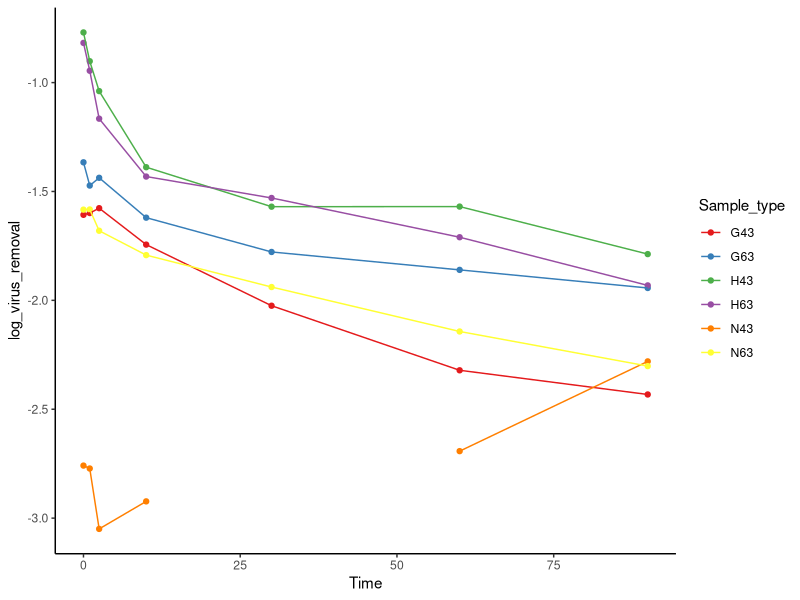
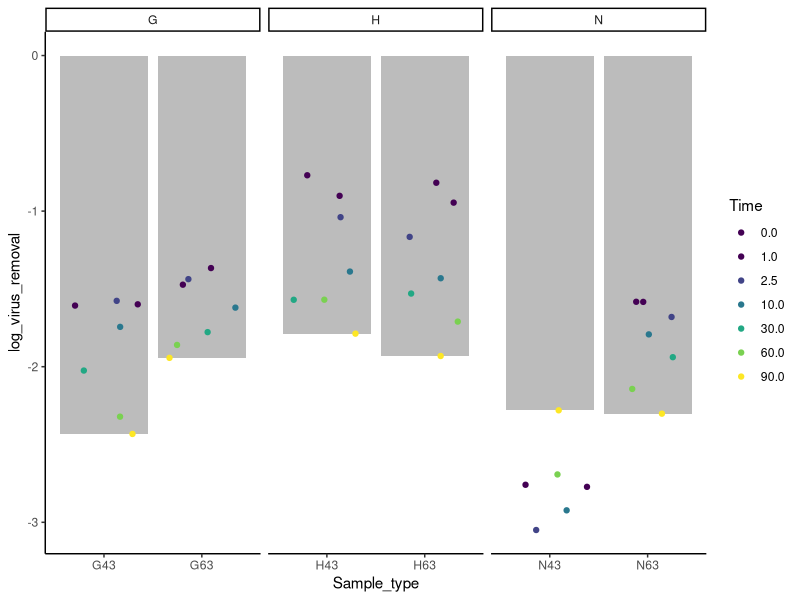

The R script that drew these images, in order:
# Teaching R plots to Naomi

# 29-6-21

# Loading libraries ----
library(tidyverse) 

# Preliminary stuff ----

# Set plot theme universally (for ggplot2) : format as classic, colours = Set1
ggplot2::theme_set(ggplot2::theme_classic()) # theme
scale_colour_discrete <- function(...) { # palette
  scale_colour_brewer(..., palette="Set1")
}


# Load data ----
raw_dat <- readxl::read_excel('data_to learn_figs.xlsx')

# data wrangling ----
long_dat <- raw_dat %>% 
  rename(Time = `Time (min)`) %>% # renaming the Time column
  pivot_longer(-Time, names_to = 'Sample_type', values_to = 'log_virus_removal')

group_segregated_dat <- long_dat %>% 
  mutate(numcol = str_extract(Sample_type, '[:digit:]*'), 
         lettrcol = str_extract(Sample_type, '[:alpha:]'))
# String help PDF - http://edrub.in/CheatSheets/cheatSheetStringr.pdf


# plotting ----
time_series_plot <- ggplot(data = long_dat, 
                           mapping = aes(x = Time, y = log_virus_removal, 
                                         colour = Sample_type)) + 
  geom_point() +
  geom_line()

time_series_plot # show plot

timepoints_avg_barplt <- ggplot(data = group_segregated_dat,
                                mapping = aes(x = Sample_type, y = log_virus_removal)) + 
  geom_bar(data = ~ filter(.x, Time == 90),
           alpha = .4,
           stat = 'identity') + # make barplot for the last timepoint == 90 minutes
  
  geom_jitter(mapping = aes(colour = Time), height = 0) + # plot points for all the timepoints
  scale_color_viridis_b(breaks = c(0, 1, 2.5, 10, 30, 60, 90)) + # make the colour legend discrete -- work in progress (make each break as the data points)
  # https://ggplot2.tidyverse.org/reference/scale_colour_continuous.html#details
  
  guides(colour = guide_legend()) +
  
  facet_grid(~ lettrcol, space = 'free', scales = 'free')  

  # scale_fill_discrete(palette = "Set1") # format colours properly. doesn't work

timepoints_avg_barplt

